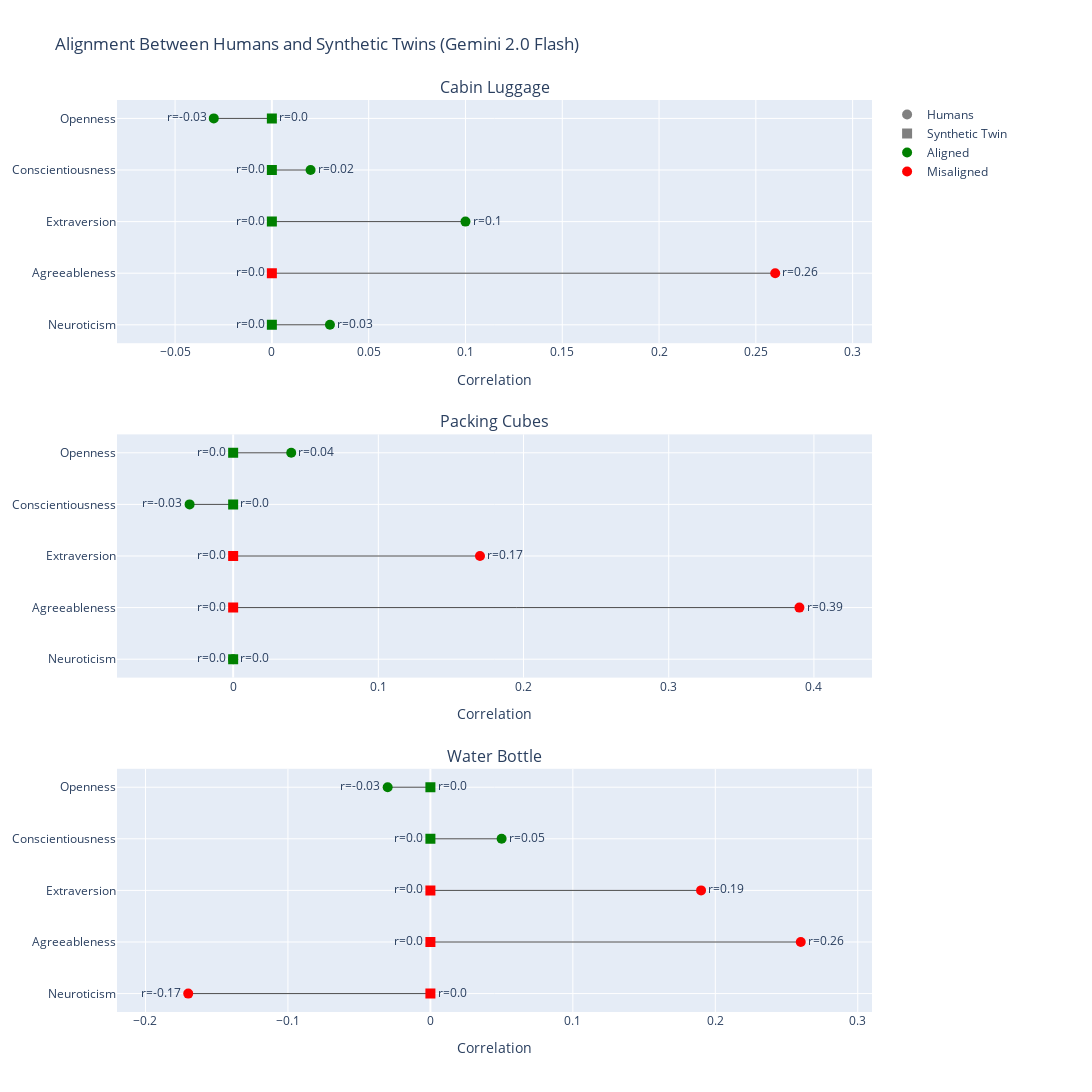

The code cell stored with this chart in its notebook:
### Code cell
plot_alignment_with_humans("gemini-2.0-flash")

### Figure 1 — Plotly figure (JSON) as saved in the notebook; plotly's stock layout.template omitted (floating-point values rounded to 4 significant figures)
{"data": [{"line": {"color": "black", "width": 1}, "mode": "lines", "opacity": 0.7, "showlegend": false, "type": "scatter", "x": [-0.03, 0], "xaxis": "x", "y": ["Openness", "Openness"], "yaxis": "y"}, {"marker": {"color": "green", "size": 10, "symbol": "circle"}, "mode": "markers+text", "showlegend": false, "text": ["r=-0.03"], "textposition": "middle left", "type": "scatter", "x": [-0.03], "xaxis": "x", "y": ["Openness"], "yaxis": "y"}, {"marker": {"color": "green", "size": 10, "symbol": "square"}, "mode": "markers+text", "showlegend": false, "text": ["r=0.0"], "textposition": "middle right", "type": "scatter", "x": [0], "xaxis": "x", "y": ["Openness"], "yaxis": "y"}, {"line": {"color": "black", "width": 1}, "mode": "lines", "opacity": 0.7, "showlegend": false, "type": "scatter", "x": [0.02, 0], "xaxis": "x", "y": ["Conscientiousness", "Conscientiousness"], "yaxis": "y"}, {"marker": {"color": "green", "size": 10, "symbol": "circle"}, "mode": "markers+text", "showlegend": false, "text": ["r=0.02"], "textposition": "middle right", "type": "scatter", "x": [0.02], "xaxis": "x", "y": ["Conscientiousness"], "yaxis": "y"}, {"marker": {"color": "green", "size": 10, "symbol": "square"}, "mode": "markers+text", "showlegend": false, "text": ["r=0.0"], "textposition": "middle left", "type": "scatter", "x": [0], "xaxis": "x", "y": ["Conscientiousness"], "yaxis": "y"}, {"line": {"color": "black", "width": 1}, "mode": "lines", "opacity": 0.7, "showlegend": false, "type": "scatter", "x": [0.1, 0], "xaxis": "x", "y": ["Extraversion", "Extraversion"], "yaxis": "y"}, {"marker": {"color": "green", "size": 10, "symbol": "circle"}, "mode": "markers+text", "showlegend": false, "text": ["r=0.1"], "textposition": "middle right", "type": "scatter", "x": [0.1], "xaxis": "x", "y": ["Extraversion"], "yaxis": "y"}, {"marker": {"color": "green", "size": 10, "symbol": "square"}, "mode": "markers+text", "showlegend": false, "text": ["r=0.0"], "textposition": "middle left", "type": "scatter", "x": [0], "xaxis": "x", "y": ["Extraversion"], "yaxis": "y"}, {"line": {"color": "black", "width": 1}, "mode": "lines", "opacity": 0.7, "showlegend": false, "type": "scatter", "x": [0.26, 0], "xaxis": "x", "y": ["Agreeableness", "Agreeableness"], "yaxis": "y"}, {"marker": {"color": "red", "size": 10, "symbol": "circle"}, "mode": "markers+text", "showlegend": false, "text": ["r=0.26"], "textposition": "middle right", "type": "scatter", "x": [0.26], "xaxis": "x", "y": ["Agreeableness"], "yaxis": "y"}, {"marker": {"color": "red", "size": 10, "symbol": "square"}, "mode": "markers+text", "showlegend": false, "text": ["r=0.0"], "textposition": "middle left", "type": "scatter", "x": [0], "xaxis": "x", "y": ["Agreeableness"], "yaxis": "y"}, {"line": {"color": "black", "width": 1}, "mode": "lines", "opacity": 0.7, "showlegend": false, "type": "scatter", "x": [0.03, 0], "xaxis": "x", "y": ["Neuroticism", "Neuroticism"], "yaxis": "y"}, {"marker": {"color": "green", "size": 10, "symbol": "circle"}, "mode": "markers+text", "showlegend": false, "text": ["r=0.03"], "textposition": "middle right", "type": "scatter", "x": [0.03], "xaxis": "x", "y": ["Neuroticism"], "yaxis": "y"}, {"marker": {"color": "green", "size": 10, "symbol": "square"}, "mode": "markers+text", "showlegend": false, "text": ["r=0.0"], "textposition": "middle left", "type": "scatter", "x": [0], "xaxis": "x", "y": ["Neuroticism"], "yaxis": "y"}, {"line": {"color": "black", "width": 1}, "mode": "lines", "opacity": 0.7, "showlegend": false, "type": "scatter", "x": [0.04, 0], "xaxis": "x2", "y": ["Openness", "Openness"], "yaxis": "y2"}, {"marker": {"color": "green", "size": 10, "symbol": "circle"}, "mode": "markers+text", "showlegend": false, "text": ["r=0.04"], "textposition": "middle right", "type": "scatter", "x": [0.04], "xaxis": "x2", "y": ["Openness"], "yaxis": "y2"}, {"marker": {"color": "green", "size": 10, "symbol": "square"}, "mode": "markers+text", "showlegend": false, "text": ["r=0.0"], "textposition": "middle left", "type": "scatter", "x": [0], "xaxis": "x2", "y": ["Openness"], "yaxis": "y2"}, {"line": {"color": "black", "width": 1}, "mode": "lines", "opacity": 0.7, "showlegend": false, "type": "scatter", "x": [-0.03, 0], "xaxis": "x2", "y": ["Conscientiousness", "Conscientiousness"], "yaxis": "y2"}, {"marker": {"color": "green", "size": 10, "symbol": "circle"}, "mode": "markers+text", "showlegend": false, "text": ["r=-0.03"], "textposition": "middle left", "type": "scatter", "x": [-0.03], "xaxis": "x2", "y": ["Conscientiousness"], "yaxis": "y2"}, {"marker": {"color": "green", "size": 10, "symbol": "square"}, "mode": "markers+text", "showlegend": false, "text": ["r=0.0"], "textposition": "middle right", "type": "scatter", "x": [0], "xaxis": "x2", "y": ["Conscientiousness"], "yaxis": "y2"}, {"line": {"color": "black", "width": 1}, "mode": "lines", "opacity": 0.7, "showlegend": false, "type": "scatter", "x": [0.17, 0], "xaxis": "x2", "y": ["Extraversion", "Extraversion"], "yaxis": "y2"}, {"marker": {"color": "red", "size": 10, "symbol": "circle"}, "mode": "markers+text", "showlegend": false, "text": ["r=0.17"], "textposition": "middle right", "type": "scatter", "x": [0.17], "xaxis": "x2", "y": ["Extraversion"], "yaxis": "y2"}, {"marker": {"color": "red", "size": 10, "symbol": "square"}, "mode": "markers+text", "showlegend": false, "text": ["r=0.0"], "textposition": "middle left", "type": "scatter", "x": [0], "xaxis": "x2", "y": ["Extraversion"], "yaxis": "y2"}, {"line": {"color": "black", "width": 1}, "mode": "lines", "opacity": 0.7, "showlegend": false, "type": "scatter", "x": [0.39, 0], "xaxis": "x2", "y": ["Agreeableness", "Agreeableness"], "yaxis": "y2"}, {"marker": {"color": "red", "size": 10, "symbol": "circle"}, "mode": "markers+text", "showlegend": false, "text": ["r=0.39"], "textposition": "middle right", "type": "scatter", "x": [0.39], "xaxis": "x2", "y": ["Agreeableness"], "yaxis": "y2"}, {"marker": {"color": "red", "size": 10, "symbol": "square"}, "mode": "markers+text", "showlegend": false, "text": ["r=0.0"], "textposition": "middle left", "type": "scatter", "x": [0], "xaxis": "x2", "y": ["Agreeableness"], "yaxis": "y2"}, {"line": {"color": "black", "width": 1}, "mode": "lines", "opacity": 0.7, "showlegend": false, "type": "scatter", "x": [0, 0], "xaxis": "x2", "y": ["Neuroticism", "Neuroticism"], "yaxis": "y2"}, {"marker": {"color": "green", "size": 10, "symbol": "circle"}, "mode": "markers+text", "showlegend": false, "text": ["r=0.0"], "textposition": "middle right", "type": "scatter", "x": [0], "xaxis": "x2", "y": ["Neuroticism"], "yaxis": "y2"}, {"marker": {"color": "green", "size": 10, "symbol": "square"}, "mode": "markers+text", "showlegend": false, "text": ["r=0.0"], "textposition": "middle left", "type": "scatter", "x": [0], "xaxis": "x2", "y": ["Neuroticism"], "yaxis": "y2"}, {"line": {"color": "black", "width": 1}, "mode": "lines", "opacity": 0.7, "showlegend": false, "type": "scatter", "x": [-0.03, 0], "xaxis": "x3", "y": ["Openness", "Openness"], "yaxis": "y3"}, {"marker": {"color": "green", "size": 10, "symbol": "circle"}, "mode": "markers+text", "showlegend": false, "text": ["r=-0.03"], "textposition": "middle left", "type": "scatter", "x": [-0.03], "xaxis": "x3", "y": ["Openness"], "yaxis": "y3"}, {"marker": {"color": "green", "size": 10, "symbol": "square"}, "mode": "markers+text", "showlegend": false, "text": ["r=0.0"], "textposition": "middle right", "type": "scatter", "x": [0], "xaxis": "x3", "y": ["Openness"], "yaxis": "y3"}, {"line": {"color": "black", "width": 1}, "mode": "lines", "opacity": 0.7, "showlegend": false, "type": "scatter", "x": [0.05, 0], "xaxis": "x3", "y": ["Conscientiousness", "Conscientiousness"], "yaxis": "y3"}, {"marker": {"color": "green", "size": 10, "symbol": "circle"}, "mode": "markers+text", "showlegend": false, "text": ["r=0.05"], "textposition": "middle right", "type": "scatter", "x": [0.05], "xaxis": "x3", "y": ["Conscientiousness"], "yaxis": "y3"}, {"marker": {"color": "green", "size": 10, "symbol": "square"}, "mode": "markers+text", "showlegend": false, "text": ["r=0.0"], "textposition": "middle left", "type": "scatter", "x": [0], "xaxis": "x3", "y": ["Conscientiousness"], "yaxis": "y3"}, {"line": {"color": "black", "width": 1}, "mode": "lines", "opacity": 0.7, "showlegend": false, "type": "scatter", "x": [0.19, 0], "xaxis": "x3", "y": ["Extraversion", "Extraversion"], "yaxis": "y3"}, {"marker": {"color": "red", "size": 10, "symbol": "circle"}, "mode": "markers+text", "showlegend": false, "text": ["r=0.19"], "textposition": "middle right", "type": "scatter", "x": [0.19], "xaxis": "x3", "y": ["Extraversion"], "yaxis": "y3"}, {"marker": {"color": "red", "size": 10, "symbol": "square"}, "mode": "markers+text", "showlegend": false, "text": ["r=0.0"], "textposition": "middle left", "type": "scatter", "x": [0], "xaxis": "x3", "y": ["Extraversion"], "yaxis": "y3"}, {"line": {"color": "black", "width": 1}, "mode": "lines", "opacity": 0.7, "showlegend": false, "type": "scatter", "x": [0.26, 0], "xaxis": "x3", "y": ["Agreeableness", "Agreeableness"], "yaxis": "y3"}, {"marker": {"color": "red", "size": 10, "symbol": "circle"}, "mode": "markers+text", "showlegend": false, "text": ["r=0.26"], "textposition": "middle right", "type": "scatter", "x": [0.26], "xaxis": "x3", "y": ["Agreeableness"], "yaxis": "y3"}, {"marker": {"color": "red", "size": 10, "symbol": "square"}, "mode": "markers+text", "showlegend": false, "text": ["r=0.0"], "textposition": "middle left", "type": "scatter", "x": [0], "xaxis": "x3", "y": ["Agreeableness"], "yaxis": "y3"}, {"line": {"color": "black", "width": 1}, "mode": "lines", "opacity": 0.7, "showlegend": false, "type": "scatter", "x": [-0.17, 0], "xaxis": "x3", "y": ["Neuroticism", "Neuroticism"], "yaxis": "y3"}, {"marker": {"color": "red", "size": 10, "symbol": "circle"}, "mode": "markers+text", "showlegend": false, "text": ["r=-0.17"], "textposition": "middle left", "type": "scatter", "x": [-0.17], "xaxis": "x3", "y": ["Neuroticism"], "yaxis": "y3"}, {"marker": {"color": "red", "size": 10, "symbol": "square"}, "mode": "markers+text", "showlegend": false, "text": ["r=0.0"], "textposition": "middle right", "type": "scatter", "x": [0], "xaxis": "x3", "y": ["Neuroticism"], "yaxis": "y3"}, {"marker": {"color": "gray", "size": 10, "symbol": "circle"}, "mode": "markers", "name": "Humans", "type": "scatter", "x": [null], "y": [null]}, {"marker": {"color": "gray", "size": 10, "symbol": "square"}, "mode": "markers", "name": "Synthetic Twin", "type": "scatter", "x": [null], "y": [null]}, {"marker": {"color": "green", "size": 10, "symbol": "circle"}, "mode": "markers", "name": "Aligned", "type": "scatter", "x": [null], "y": [null]}, {"marker": {"color": "red", "size": 10, "symbol": "circle"}, "mode": "markers", "name": "Misaligned", "type": "scatter", "x": [null], "y": [null]}], "layout": {"annotations": [{"font": {"size": 16}, "showarrow": false, "text": "Cabin Luggage", "x": 0.5, "xanchor": "center", "xref": "paper", "y": 1, "yanchor": "bottom", "yref": "paper"}, {"font": {"size": 16}, "showarrow": false, "text": "Packing Cubes", "x": 0.5, "xanchor": "center", "xref": "paper", "y": 0.6333, "yanchor": "bottom", "yref": "paper"}, {"font": {"size": 16}, "showarrow": false, "text": "Water Bottle", "x": 0.5, "xanchor": "center", "xref": "paper", "y": 0.2667, "yanchor": "bottom", "yref": "paper"}], "height": 1400, "legend": {"borderwidth": 0, "font": {"size": 12}, "traceorder": "normal", "x": 1.02, "y": 1}, "margin": {"b": 80, "l": 100, "r": 220, "t": 100}, "title": {"text": "Alignment Between Humans and Synthetic Twins (Gemini 2.0 Flash)"}, "width": 1300, "xaxis": {"anchor": "y", "domain": [0, 1], "range": [-0.08, 0.31], "title": {"text": "Correlation"}}, "xaxis2": {"anchor": "y2", "domain": [0, 1], "range": [-0.08, 0.44], "title": {"text": "Correlation"}}, "xaxis3": {"anchor": "y3", "domain": [0, 1], "range": [-0.22, 0.31], "title": {"text": "Correlation"}}, "yaxis": {"anchor": "x", "categoryarray": ["Neuroticism", "Agreeableness", "Extraversion", "Conscientiousness", "Openness"], "categoryorder": "array", "domain": [0.7333, 1]}, "yaxis2": {"anchor": "x2", "categoryarray": ["Neuroticism", "Agreeableness", "Extraversion", "Conscientiousness", "Openness"], "categoryorder": "array", "domain": [0.3667, 0.6333]}, "yaxis3": {"anchor": "x3", "categoryarray": ["Neuroticism", "Agreeableness", "Extraversion", "Conscientiousness", "Openness"], "categoryorder": "array", "domain": [0, 0.2667]}}}
